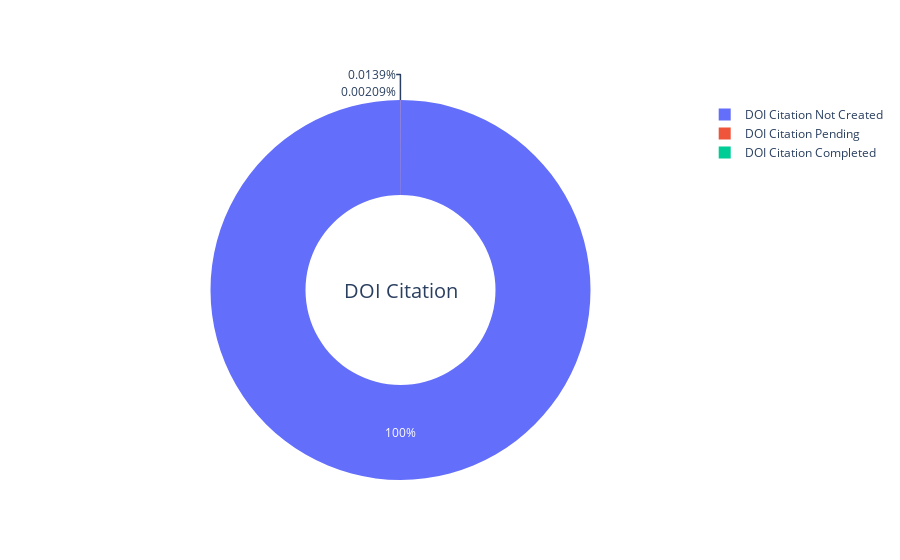

Notebook code cell kept with this figure:
### Code cell
fig = make_doi_citation_created()
fig.show()

### Figure 1 — Plotly figure (JSON) as saved in the notebook; plotly's stock layout.template omitted (floating-point values rounded to 4 significant figures)
{"data": [{"hole": 0.5, "labels": ["DOI Citation Not Created", "DOI Citation Pending", "DOI Citation Completed"], "type": "pie", "values": [143812, 20, 3]}], "layout": {"annotations": [{"font": {"size": 20}, "showarrow": false, "text": "DOI Citation"}]}}
